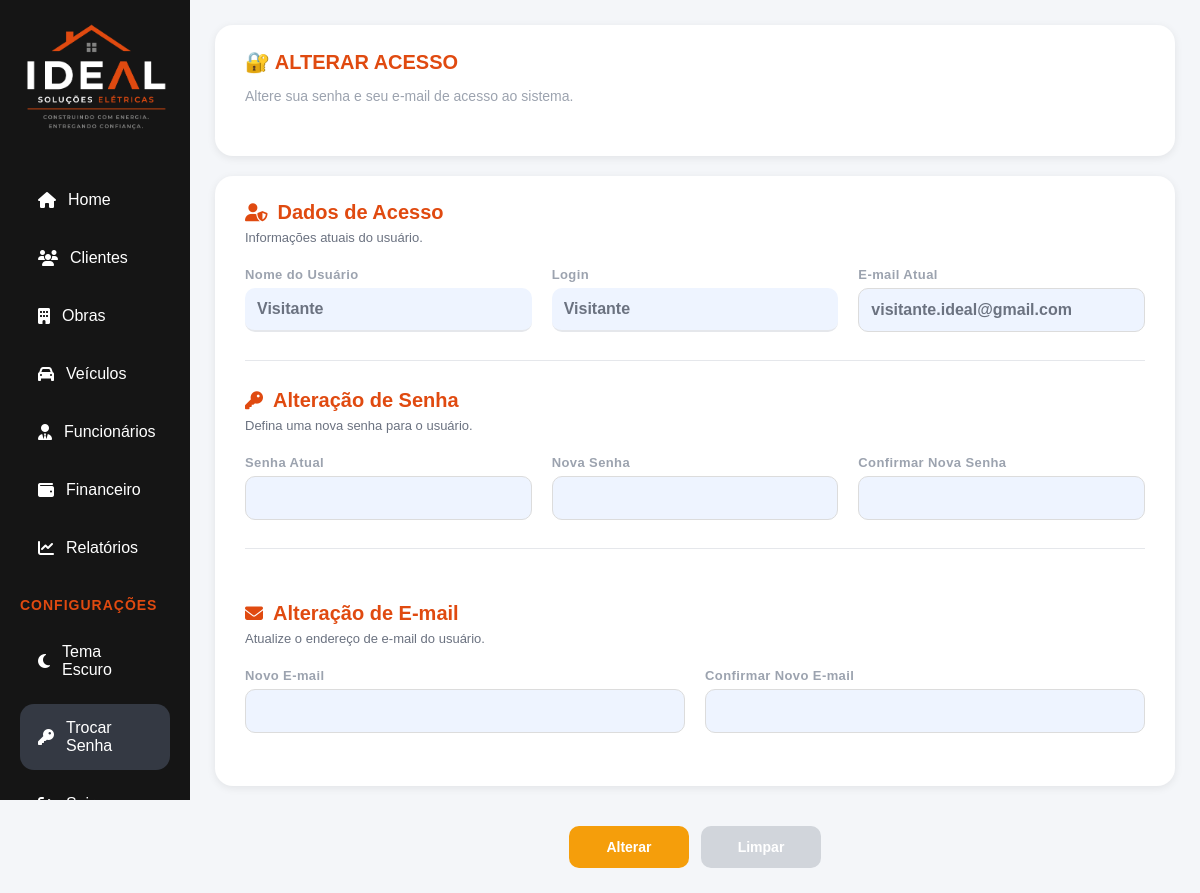
The page /public/index.php?url=credenciais (signed in) on the database its author committed.
### tables this page shows
CREATE TABLE usuario (
    idUsuario INT AUTO_INCREMENT PRIMARY KEY,
    perfil VARCHAR(20) NOT NULL DEFAULT 'Usuario',
    nome VARCHAR(100),
    email VARCHAR(120) UNIQUE,
    senha VARCHAR(255)
);

### app/Controllers/CredenciaisController.php (called while the page is built, shortened)
<?php
class CredenciaisController
{
    private Credencial $model;
    public function __construct()
    {
        $this->model = new Credencial();
    }
    public function index()
    {
        $login = '';
        $usuario = null;
        if ($_SESSION['usuario']['perfil'] === 'Administrador') {
            if ($_SERVER['REQUEST_METHOD'] === 'POST') {
                $login = trim($_POST['login'] ?? '');
                $tipoAlteracao = $_POST['tipoAlteracao'] ?? 'senha';
                if (!empty($login)) {
                    $usuario = $this->model->buscarUsuario($login);
                    if (!$usuario) {
                        $_SESSION['mensagem_erro'] = 'Usuário não encontrado.';
                    }
                } else {
                    $_SESSION['mensagem_erro'] = 'Informe um usuário para realizar a busca.';
                }
            }
        } else {
            $credencial = $this->model->findById($_SESSION['usuario']['idUsuario']);
            if ($credencial) {
                $usuario = [
                    'id' => $credencial->getId(),
                    'nome' => $credencial->getNome(),
                    'email' => $credencial->getEmail()
                ];
                $login = $credencial->getNome();
            }
        }
        require __DIR__ . '/../Views/credenciais/index.php';
    }
}

### app/Models/Credencial.php (called while the page is built, shortened)
<?php
class Credencial
{
    private ?int $id = null;
    private ?string $nome = null;
    private ?string $email = null;
    private PDO $pdo;
    public function __construct()
    {
        $banco = new Conexao();
        $this->pdo = $banco->getConnection();
    }
    public function getId(): ?int
    {
        return $this->id;
    }
    public function setId(?int $id): void
    {
        $this->id = $id;
    }
    public function getNome(): ?string
    {
        return $this->nome;
    }
    public function setNome(?string $nome): void
    {
        $this->nome = $nome;
    }
    public function getEmail(): ?string
    {
        return $this->email;
    }
    public function setEmail(?string $email): void
    {
        $this->email = $email;
    }
    private function hydrate(array $dados): self
    {
        $usuario = new self();
        $usuario->setId($dados['idUsuario'] ?? $dados['id'] ?? null);
        $usuario->setPerfil($dados['perfil'] ?? null);
        $usuario->setNome($dados['nome'] ?? null);
        $usuario->setEmail($dados['email'] ?? null);
        $usuario->setSenha($dados['senha'] ?? null);
        return $usuario;
    }
    public function findById(int $id): ?self
    {
        $sql = "SELECT *
                FROM usuario
                WHERE idUsuario = :id";
        $stmt = $this->pdo->prepare($sql);
        $stmt->bindValue(':id', $id, PDO::PARAM_INT);
        $stmt->execute();
        $dados = $stmt->fetch(PDO::FETCH_ASSOC);
        return $dados ? $this->hydrate($dados) : null;
    }
}

### app/Config/Conexao.php (called while the page is built, shortened)
<?php
class Conexao
{
    private $host = 'localhost';
    private $db_name = 'empreiteira';
    private $username = 'root';
    private $password = '';
    private $port = '3306';
    public function getConnection()
    {
        $this->conn = null;
        try {
            $dsn = 'mysql:host=' . $this -> host . ';port=' . $this -> port . ';dbname=' . $this -> db_name .';charset=utf8';
            $this -> conn = new PDO($dsn, $this -> username, $this -> password);
            $this -> conn -> setAttribute(PDO::ATTR_ERRMODE, PDO::ERRMODE_EXCEPTION);
        } catch (Throwable $e) {
            error_log('Erro de conexão com o banco: ' . $e->getMessage());
        }
        return $this -> conn;
    }
}

### app/Views/credenciais/index.php (the view, shortened to what this page needs)
<?php
require_once __DIR__ . '/../includes/header.php';
?>
    <div class="layout">
        <aside class="sidebar" id="sidebar">
            <?php include_once __DIR__ . '/../includes/sidebar.php'; ?>
        </aside>
        <main class="content">
            <form action="<?= BASE_URL ?>/index.php?url=credenciais/alterar" method="POST" id="formCredenciais">
                <?php if ($_SESSION['usuario']['perfil'] === 'Administrador'): ?>
                    <div class="grid-busca">
                        <div class="card-busca">
                            <h3>
                                🔐 ALTERAR ACESSO
                            </h3>
                            <p class="subtitulo-card">
                                Gerencie as credenciais do usuário do sistema.
                            </p>
                            <div class="form-busca">
                                <div class="campo">
                                    <label>Tipo de Alteração</label>
                                    <select name="tipoAlteracao" id="tipoAlteracao">
                                        <option value="senha" <?= (isset($tipoAlteracao) && $tipoAlteracao == 'senha') ? 'selected' : '' ?>>
                                            Senha
                                        </option>
                                        <option value="email" <?= (isset($tipoAlteracao) && $tipoAlteracao == 'email') ? 'selected' : '' ?>>
                                            E-mail
                                        </option>
                                        <option value="ambos" <?= (isset($tipoAlteracao) && $tipoAlteracao == 'ambos') ? 'selected' : '' ?>>
                                            E-mail e Senha
                                        </option>
                                    </select>
                                </div>
                                <div class="campo">
                                    <label>Usuário</label>
                                    <input type="text" name="login" placeholder="Digite o usuário"
                                        value="<?= $login ?? '' ?>">
                                </div>
                                <button type="submit" class="btn-buscar"
                                    formaction="<?= BASE_URL ?>/index.php?url=credenciais">
                                    Buscar
                                </button>
                            </div>
                        </div>
                        <div class="card-dica">
                            <h4><i class="fas fa-info-circle"></i> DICA</h4>
                            <p>Selecione o tipo de alteração, localize o usuário e preencha os campos necessários para
                                concluir a operação.</p>
                        </div>
                    </div>
                <?php else: ?>
                    <div class="card-busca">
                        <h3>🔐 ALTERAR ACESSO</h3>
                        <p class="subtitulo-card">
                            Altere sua senha e seu e-mail de acesso ao sistema.
                        </p>
                    </div>
                <?php endif; ?>
                <div class="card-formulario">
                    <div class="bloco-formulario">
                        <div class="titulo-bloco">
                            <h2>
                                <i class="fas fa-user-shield"></i>
                                Dados de Acesso
                            </h2>
                            <p>Informações atuais do usuário.</p>
                        </div>
                        <div class="grid-form">
                            <div class="campo">
                                <label>Nome do Usuário</label>
                                <input type="text" name="nomeUsuario" id="nomeUsuario"
                                    value="<?= $usuario['nome'] ?? '' ?>" readonly>
                            </div>
                            <div class="campo">
                                <label>Login</label>
                                <input type="text" name="loginUsuario" id="loginUsuario" value="<?= $login ?? '' ?>"
                                    readonly>
                            </div>
                            <div class="campo">
                                <label>E-mail Atual</label>
                                <input type="email" name="emailAtual" id="emailAtual"
                                    value="<?= $usuario['email'] ?? '' ?>" readonly>
                            </div>
                        </div>
                    </div>
                    <div id="blocoSenha" class="bloco-formulario">
                        <div class="titulo-bloco">
                            <h2>
                                <i class="fas fa-key"></i>
                                Alteração de Senha
                            </h2>
                            <p>Defina uma nova senha para o usuário.</p>
                        </div>
                        <div class="grid-form">
                            <div class="campo">
                                <label>Senha Atual</label>
                                <input type="password" name="senhaAtual">
                            </div>
                            <div class="campo">
                                <label>Nova Senha</label>
                                <input type="password" name="novaSenha">
                            </div>
                            <div class="campo">
                                <label>Confirmar Nova Senha</label>
                                <input type="password" name="confirmarSenha">
                            </div>
                        </div>
                    </div>
                    <div id="blocoEmail" class="bloco-formulario">
                        <div class="titulo-bloco">
                            <h2>
                                <i class="fas fa-envelope"></i>
                                Alteração de E-mail
                            </h2>
                            <p>Atualize o endereço de e-mail do usuário.</p>
                        </div>
                        <div class="grid-form">
                            <div class="campo">
                                <label>Novo E-mail</label>
                                <input type="email" name="novoEmail">
                            </div>
                            <div class="campo">
                                <label>Confirmar Novo E-mail</label>
                                <input type="email" name="confirmarEmail">
                            </div>
                        </div>
                    </div>
                </div>
                <div class="acoes">
                    <button type="submit" class="btn-alterar">
                        Alterar
                    </button>
                    <button type="button" class="btn-limpar"
                        onclick="window.location.href='<?= BASE_URL ?>/index.php?url=credenciais'">
                        Limpar
                    </button>
                </div>
            </form>
    </div>
</body>

### public/assets/css/variables.css (style rules this page uses)
:root { --bg: #f4f6f9; --surface: #ffffff; --surface-alt: #eef4ff; --surface-muted: #f7f8fa; --input-bg: #ffffff; --card-bg: #ffffff; --bg-login: #0d0d0d; --bg-dark: #151515; --surface-dark: #ffffff; --input-readonly-bg: #eee; --text: #333333; --text-primary: #1f2937; --text-secondary: #6b7280; --text-muted: #9ca3af; --text-light: #666666; --text-white: #ffffff; --text-disabled: #888888; --input-readonly-text: #6c757d; --primary: #2563eb; --primary-light: #eef4ff; --primary-hover: #1d4ed8; --success: #22c55e; --success-light: #dcfce7; --success-dark: #16a34a; --warning: #f59e0b; --warning-light: #fff3cd; --warning-dark: #856404; --danger: #ef4444; --danger-light: #fee2e2; --danger-dark: #dc2626; --info: #00bfff; --info-light: #dbeafe; --info-dark: #0284c7; --orange: #f97316; --orange-strong: #c2410c; --orange-dark: #e04a10; --orange-light: #f2b08f; --orange-muted: rgba(249, 115, 22, 0.12); --purple: #7c3aed; --purple-light: #ede9fe; --purple-muted: rgba(124, 58, 237, 0.12); --navy: #000080; --report-blue: #1e3a8a; --accent: #ff5a1f; --navy: #1e40af; --btn-primary: #3b82f6; --btn-success: #22c55e; --btn-warning: #f59e0b; --btn-danger: #ef4444; --btn-secondary: #d1d5db; --btn-dark: #343943; --btn-dark-hover: #23272f; --btn-cancel: #6b7280; --btn-cancel-hover: #4b5563; --border: #dcdfe4; --border-light: #e5e7eb; --border-soft: #dcdcdc; --border-sidebar: #223550; --border-color: #d1d5db; --border-color-light: #e5e7eb; --border-orange-light: #fed7aa; --success-muted: rgba(34, 197, 94, 0.12); --danger-muted: rgba(239, 68, 68, 0.12); --primary-muted: rgba(37, 99, 235, 0.1); --warning-muted: rgba(249, 115, 22, 0.12); --info-muted: rgba(56, 189, 248, 0.12); --shadow-xs: 0 1px 3px rgba(0, 0, 0, 0.05); --shadow-sm: 0 2px 8px rgba(0, 0, 0, 0.08); --shadow-md: 0 8px 20px rgba(0, 0, 0, 0.08); --shadow-focus-primary: 0 0 0 3px rgba(37, 99, 235, 0.12); --shadow-focus-orange: 0 0 0 3px rgba(249, 115, 22, 0.12); --overlay-white: rgba(255, 255, 255, 0.4); --overlay-white-hover: rgba(255, 255, 255, 0.7); --overlay-dark: rgba(0, 0, 0, 0.45); --warning-shadow: 0 8px 22px rgba(249, 115, 22, 0.2); --font-primary: Arial, Helvetica, sans-serif; --text-heading: #111827; --text-dark: #111827; --radius-xs: 6px; --radius-sm: 10px; --radius-md: 14px; --radius-default: 18px; }

### public/assets/css/base.css (style rules this page uses)
* { margin: 0; padding: 0; box-sizing: border-box; }
body { background: var(--bg); color: var(--text); font-family: var(--font-primary); }
body, button, input, select, textarea { font-family: var(--font-primary); }

### public/assets/css/component.css (style rules this page uses)
.acoes { display: flex; justify-content: center; align-items: center; flex-wrap: wrap; gap: 12px; margin-top: 10px; }

### public/assets/css/forms.css (style rules this page uses)
.grid-form { display: grid; gap: 28px 20px; width: 100%; }

### public/assets/css/dashboard.css (style rules this page uses)
.layout { display: flex; align-items: flex-start; min-height: 100vh; }
.content { flex: 1; padding: 40px; background: var(--bg); }
.sidebar { position: sticky; top: 0; width: 220px; height: 100vh; min-height: 100vh; flex-shrink: 0; overflow-y: auto; display: flex; flex-direction: column; padding: 20px; background: var(--bg-dark); color: var(--text-white); }
.content input[type="text"] { flex: 1; min-width: 180px; padding: 10px 0; background: transparent; border: none; border-bottom: 2px solid var(--border-light); color: var(--text); font-size: 15px; outline: none; transition: border-color 0.3s ease; }

### public/assets/css/responsive.css (style rules this page uses)
html, body { min-width: 0; }
* { box-sizing: border-box; }
.layout, .dashboard-container { width: 100%; min-width: 0; }
.content, .main-content { width: 100%; max-width: 100%; min-width: 0; box-sizing: border-box; }
button, input, select, textarea { max-width: 100%; box-sizing: border-box; }
@media (min-width: 1025px) and (max-width: 1600px) { .content { padding: 28px; } }
@media (max-width: 1200px) { .content { padding: 25px; } }
@media (max-width: 1200px) { .sidebar { width: 190px; } }

### rows shown on the page
usuario: nomeUsuario "Visitante", loginUsuario "Visitante", emailAtual "visitante.ideal@gmail.com"
